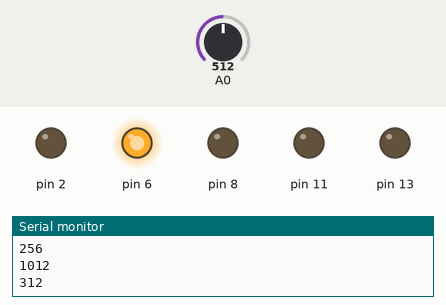
A sketch run on a simulated Arduino Uno, built with avr-gcc and run on an emulated ATmega328P. Parts: output pins drawn as LEDs (lit = HIGH), the last lines printed to the serial monitor. Inputs (shaded band) come from the test bench; at power-on: A0 = 512.

Above: at 5.5 s.
5.6 s: A0 set to 351
At 6.2 s:
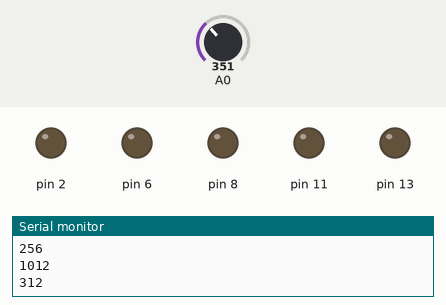
9.9 s: A0 set to 328
At 13.3 s:
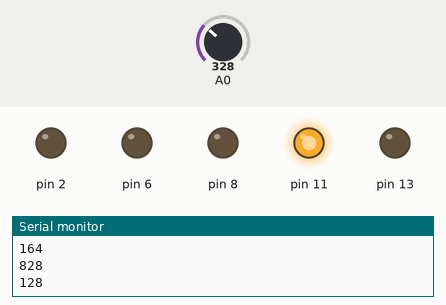
13.4 s: A0 set to 263
At 17.41 s:
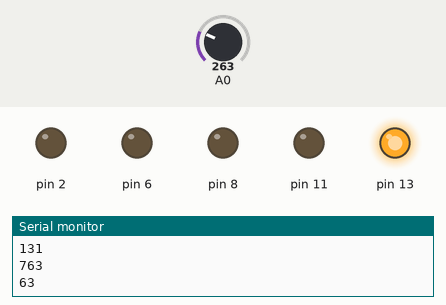
17.7 s: A0 set to 239
21.2 s: A0 set to 306
Timing chart, 0 to 25.7 s (numbered marks = the images above; inputs shaded):
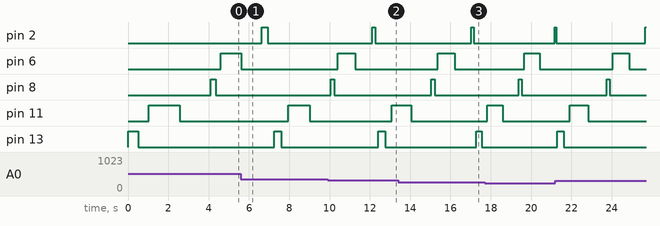

The sketch:

COMP444_1B_AddMoreLEDs.ino
```cpp
int potPosition;
int potPositionMultiply;
int potPositionDivide;
int potPositionAdd;
int potPositionSubtract;

void setup() {
  Serial.begin(9600);
  pinMode(13, OUTPUT);
  pinMode(11, OUTPUT);
  pinMode(8, OUTPUT);
  pinMode(6, OUTPUT);
  pinMode(2, OUTPUT);
}

void loop() {
  potPosition = analogRead(A0); //original
  Serial.println(potPosition);
  potPositionMultiply = 3*analogRead(A0); //multiplied by 3
  Serial.println(potPositionMultiply);
  potPositionDivide = analogRead(A0)/2; //divided by 2
  Serial.println(potPositionDivide);
  potPositionAdd = analogRead(A0) + 500; //added 500
  Serial.println(potPositionAdd);
  potPositionSubtract = analogRead(A0) - 200; //subtracted 200
  Serial.println(potPositionSubtract);


// Original potentiometer value
  digitalWrite(13, HIGH);
  delay(potPosition);

  digitalWrite(13, LOW);
  delay(potPosition);

  // Multiplied potentiometer value
  digitalWrite(11, HIGH);
  delay(potPositionMultiply);

  digitalWrite(11, LOW);
  delay(potPositionMultiply);

  // Divided potentiometer value
  digitalWrite(8, HIGH);
  delay(potPositionDivide);

  digitalWrite(8, LOW);
  delay(potPositionDivide);

  // Added potentiometer value
  digitalWrite(6, HIGH);
  delay(potPositionAdd);

  digitalWrite(6, LOW);
  delay(potPositionAdd);

  // Subtracted potentiometer value
  digitalWrite(2, HIGH);
  delay(potPositionSubtract);

  digitalWrite(2, LOW);
  delay(potPositionSubtract);
}
```

Measured:
- the behaviour switches between 342 and 341 on A0 (found by bisection; images 1 and 2)
